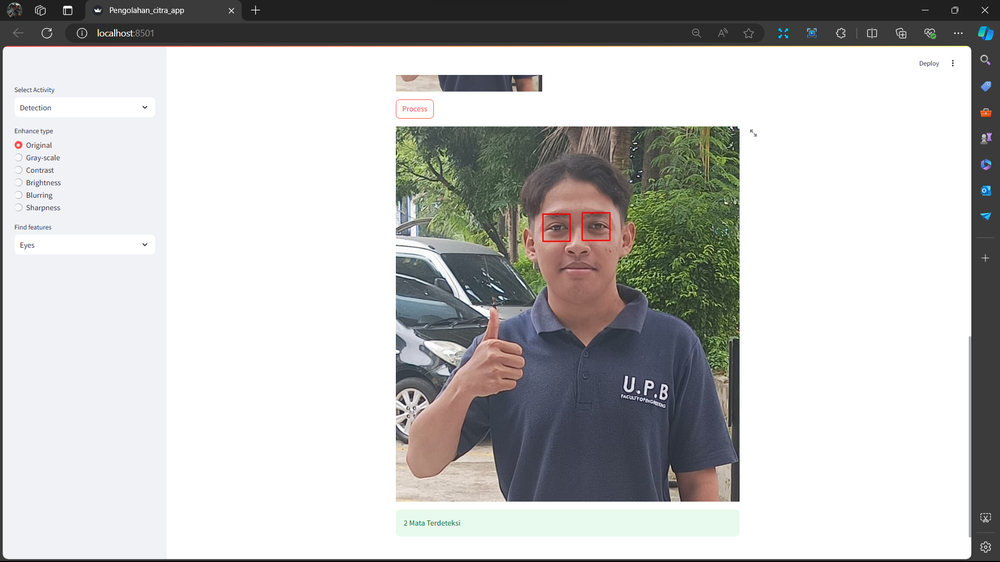
#> input picture UTS/Eyes.png, 1000 x 562 px, shrunk from 1920 x 1080 before the run
$ python -i Pengolahan_citra_app.py   (imports and definitions only)
#> lines starting #> are read from the running program, lines starting #| are printed output that depends on the picture
#> further down, picture is the input picture: PIL image 1000x562 RGBA; mean R, G, B, A 193.5, 193.6, 192.6, 255
import streamlit as st
import cv2
from PIL import Image, ImageEnhance
import numpy as np


face_cascade = cv2.CascadeClassifier('./detector/haarcascade_frontalface_default.xml')
eye_cascade = cv2.CascadeClassifier('./detector/haarcascade_eye.xml')

# [13 lines left out: functions detect_faces, detect_eye, not called in this run]

def Cartoonize_image(our_image):
    new_img = np.array(our_image.convert("RGB"))
    gray = cv2.cvtColor(new_img, cv2.COLOR_BGR2GRAY)
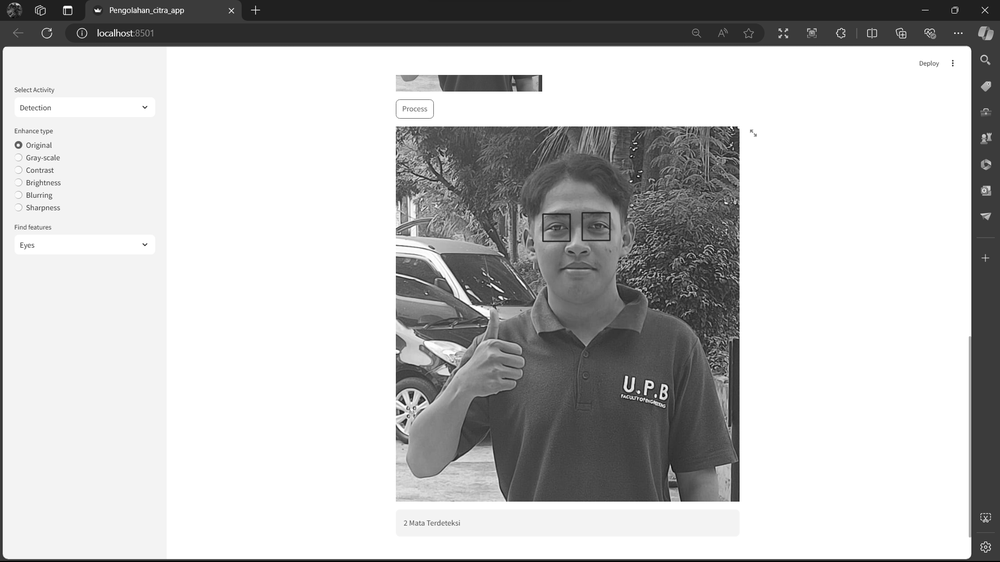
#> gray: shape (562, 1000); min 0, max 255, mean 193.3
    gray = cv2.medianBlur(gray, 5)
#> (the run stopped early here; a loop or call above may not have finished)
